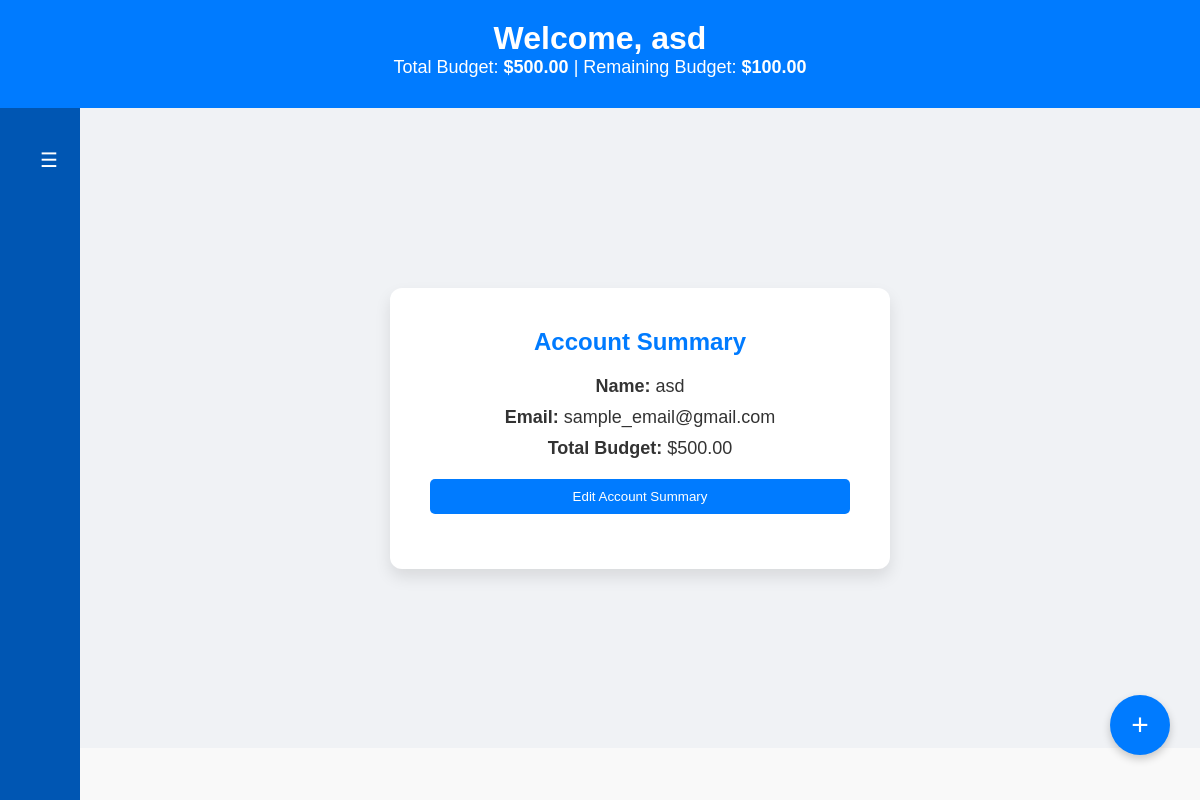
/welcome/ (signed in), run on the app's committed database.
### expenses/models.py (models this page shows, shortened)
class Registerd_user(models.Model):
    username = models.CharField(max_length=20, unique=True)
    password = models.CharField(max_length=128)  # Hashed password
    created_at = models.DateTimeField(auto_now_add=True)
    def __str__(self):
        return self.username

class User(models.Model):
    user= models.OneToOneField(Registerd_user, on_delete= models.CASCADE , related_name= 'user_profile')
    email = models.EmailField(max_length=50 , default= 'Update_your_email@gmail.com')
    total_budget = models.DecimalField( max_digits= 10 , decimal_places= 2 , default= 0)
    budget_remaining = models.DecimalField( max_digits= 10 , decimal_places= 2 , default =0)

### expenses/views.py (the view, shortened to what this page needs)
# urls.py: path('welcome/', welcome ,name='welcome' ) ,
def welcome( request ):
    print("Session Data:", request.session.items())
    session_user = request.session.get('username')
    registered_user = Registerd_user.objects.get(username=session_user )
    user_details = Registerd_user.objects.select_related('user_profile').get(username=session_user)
    print( user_details , type(user_details) , user_details.username)
    if hasattr(user_details, 'user_profile'):
            context = {
                'username': user_details.username,
                'email': user_details.user_profile.email,
                'total_budget': user_details.user_profile.total_budget,
                'budget_remaining': user_details.user_profile.budget_remaining,
            }
    return render( request , 'expenses/welcome.html' ,{ 'user' : context})

### templates/expenses/welcome.html (shortened to what this page needs)
<!DOCTYPE html>
<html lang="en">
<head>
  {% load static %}
  <link rel="stylesheet" href="{% static 'styles.css' %}">
</head>
<body>
  <header id="header">
    <h1>Welcome, {{ user.username }}</h1>
    <p> Total Budget: <strong>${{ user.total_budget }}</strong> | Remaining Budget: <strong>${{ user.budget_remaining }}</strong></p>
  </header>
  <div id="content-wrapper">
    <div id="sidebar" class="collapsed">
      <button id="toggle-btn">☰</button>
    </div>
    <main id="main-content">
      <section>
        <h2>Account Summary</h2>
        <p><strong>Name:</strong> {{ user.username }}</p>
        <p><strong>Email:</strong> <span id="email-display">{{ user.email }}</span></p>
        <p><strong>Total Budget:</strong> <span id="budget-display">${{ user.total_budget }}</span></p>
        <button id="edit-btn">Edit Account Summary</button>
      </section>
    </main>
  </div>
  <button id="add-expense-btn" onclick="window.location.href='/home'">+</button>
</body>
</html>

### static/styles.css (style rules this page uses)
* { margin: 0; padding: 0; box-sizing: border-box; font-family: Arial, sans-serif; }
body { display: flex; flex-direction: column; min-height: 100vh; background-color: #f9f9f9; color: #333; }
#header { background-color: #007bff; color: white; padding: 20px; text-align: center; }
#content-wrapper { display: flex; flex: 1; }
#sidebar { width: 250px; background-color: #0056b3; color: white; padding: 20px; display: flex; flex-direction: column; box-sizing: border-box; transition: width 0.3s; }
#sidebar.collapsed { width: 80px; }
#toggle-btn { background-color: transparent; color: white; border: none; font-size: 20px; cursor: pointer; margin-bottom: 20px; }
main { flex-grow: 1; padding: 20px; }
main { display: flex; gap: 20px; background-color: #f0f2f5; box-sizing: border-box; }
section { background-color: white; padding: 20px; border-radius: 8px; box-shadow: 0 4px 8px rgba(0,0,0,0.1); }
form input, form select, form textarea, button { width: 100%; padding: 10px; margin-bottom: 15px; border-radius: 5px; border: 1px solid #ccc; }
button { background-color: #007bff; color: white; border: none; cursor: pointer; }

### templates/expenses/welcome.html (style rules this page uses)
#main-content { display: flex; justify-content: center; align-items: center; height: 80vh; text-align: center; }
section { background-color: white; padding: 40px; border-radius: 12px; box-shadow: 0 8px 16px rgba(0,0,0,0.1); max-width: 500px; width: 100%; transition: transform 0.3s ease, box-shadow 0.3s ease; }
h2 { color: #007bff; margin-bottom: 20px; }
p, label, input { font-size: 18px; margin-bottom: 10px; }
button { margin-top: 10px; padding: 10px 20px; background-color: #007bff; color: white; border: none; border-radius: 5px; cursor: pointer; }
#add-expense-btn { position: fixed; bottom: 30px; right: 30px; background-color: #007bff; color: white; border: none; border-radius: 50%; width: 60px; height: 60px; font-size: 30px; cursor: pointer; box-shadow: 0 4px 8px rgba(0,0,0,0.2); }

### data on the page
Registerd_user: username "asd"
User: total_budget "500.00", budget_remaining "100.00", email "sample_email@gmail.com"
